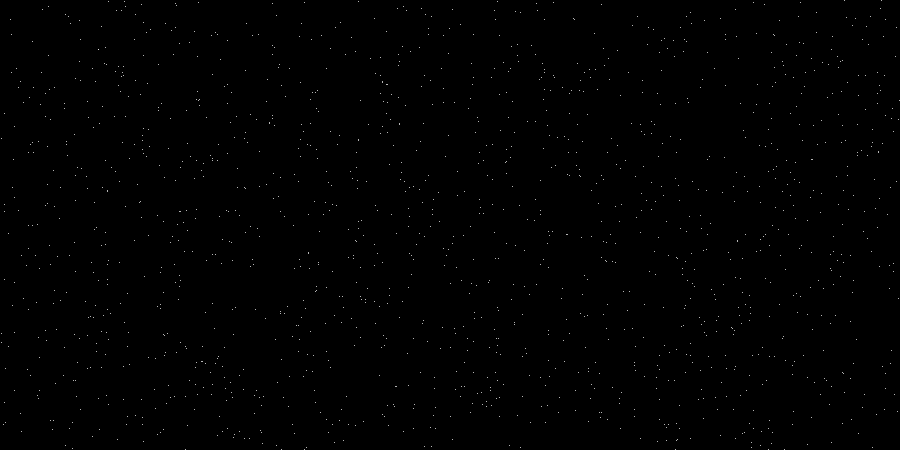
Frame 1 (no input)
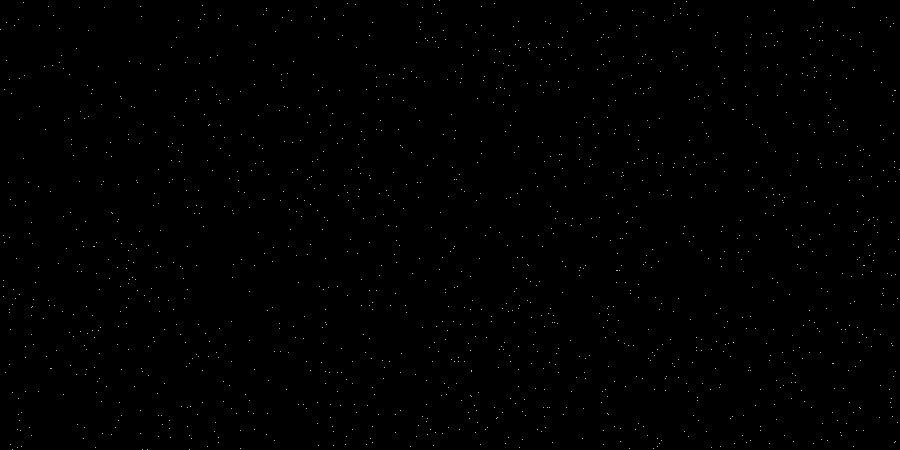
Frame 60 (the mouse pressed at the canvas centre just before this capture)
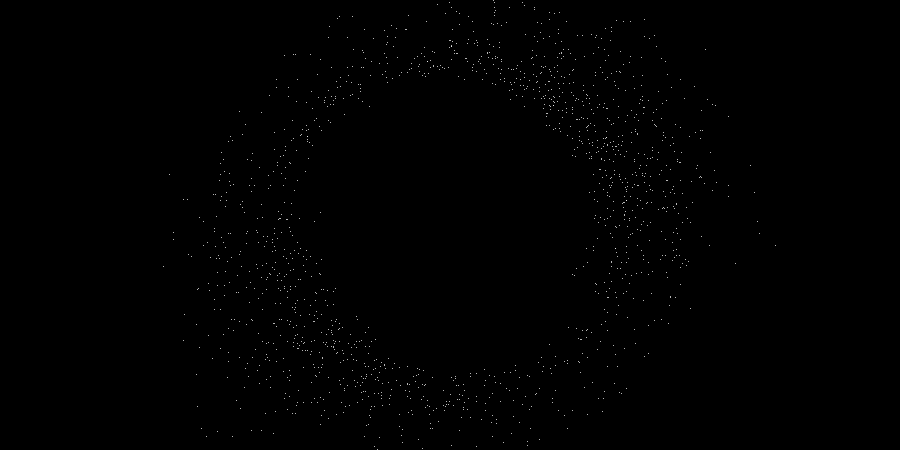
Frame 120 (the mouse held since frame 60 and released just before this capture)

The Processing sketch that drew these frames (run headless with seeded random() and noise(); from frame 60 on, the mouse is pressed at the canvas centre):

// Processing sketch: processing_30943
// ── processing_30943.pde

int n=1500;
float acc=0.3;
Particle[] p = new Particle[n];

void setup(){
  size(900,450);
  //frameRate(5);
  background(0);
  stroke(255);
  //strokeWeight(5);
  for(int i=0;i<n;i++){
    p[i] = new Particle();
  }  
}

void draw(){
  background(0);
  for(int i=0;i<n;i++){
    p[i].update();
  }    
}

void direction(Particle p,float mx,float my){
  float r0=150;
  float d=dist(mx,my,p.x,p.y);
  float dx=0,dy=0;
  
  if(d>r0){
    float r1=sqrt(d*d-r0*r0);
    float delta=sqrt((d+r0+r1)*(d+r0-r1)*(d-r0+r1)*(r0+r1-d))/4;
    //float x1=(mx+p.x)/2+(p.x-mx)*(r0*r0-r1*r1)/(2*d*d)+2*(my-p.y)/(d*d)*delta;
    //float x2=(mx+p.x)/2+(p.x-mx)*(r0*r0-r1*r1)/(2*d*d)-2*(my-p.y)/(d*d)*delta;
    //float y1=(my+p.y)/2+(p.y-my)*(r0*r0-r1*r1)/(2*d*d)-2*(mx-p.x)/(d*d)*delta;
    //float y2=(my+p.y)/2+(p.y-my)*(r0*r0-r1*r1)/(2*d*d)+2*(mx-p.x)/(d*d)*delta;
    dx=(mx+p.x)/2+(p.x-mx)*(r0*r0-r1*r1)/(2*d*d)-2*(my-p.y)/(d*d)*delta;
    dy=(my+p.y)/2+(p.y-my)*(r0*r0-r1*r1)/(2*d*d)+2*(mx-p.x)/(d*d)*delta;

    /*
    println("--------------------");
    println("mx:my="+mx+":"+my);
    println("x:y="+p.x+":"+p.y);
    println("d="+d);
    println("r1="+r1);
    println("x1:y1="+p.x1+":"+p.y1);
    println("x2:y2="+p.x2+":"+p.y2);
    println("vx:vy="+p.vx+":"+p.vy);
    */    
  }else if(d==0){
    dx=1;
    dy=1;
  }else if(d<r0){
    float a=atan(abs((p.y-my) / (p.x-mx)));
    dx=mx+r0*cos(a)*(p.x-mx)/abs(p.x-mx);
    dy=my+r0*sin(a)*(p.y-my)/abs(p.y-my);
  }else{
    dx=p.x;
    dy=p.y;
  }
  
  float a=atan( abs( (p.y-dy) / (p.x-dx)));
  float spd=dist(0,0,dx-p.x,dy-p.y);
  p.vx+=(dx-p.x)*acc/spd;
  p.vy+=(dy-p.y)*acc/spd;
  
  spd=dist(0,0,p.vx,p.vy);
  if(spd>5){
    p.vx=p.vx*5/spd;  
    p.vy=p.vy*5/spd;  
  }
}

class Particle{
  float x,y,vx,vy;
  boolean pressed = false;
  
  Particle(){
    x=random(900);
    y=random(450);
    vx=random(11)-5;
    vy=random(11)-5;
  }
  
  void update(){     
    if(mousePressed==true)
    {
      pressed = true;
      direction(this,mouseX,mouseY);
    }
    else
    {
      if(pressed==true){
        pressed = false;
        vx=random(11)-5;
        vy=random(11)-5;  
      }
    }
    
    x+=vx;
    y+=vy;
    
    if(x>width){
      vx*=-1;
      x=2*width-x;
    }else if (x<0){
      vx*=-1;
      x*=-1;
    }
    
    if(y>height){
      vy*=-1;
      y=2*height-y;
    }else if (y<0){
      vy*=-1;
      y*=-1;
    }
    point(x,y);
  }
}
